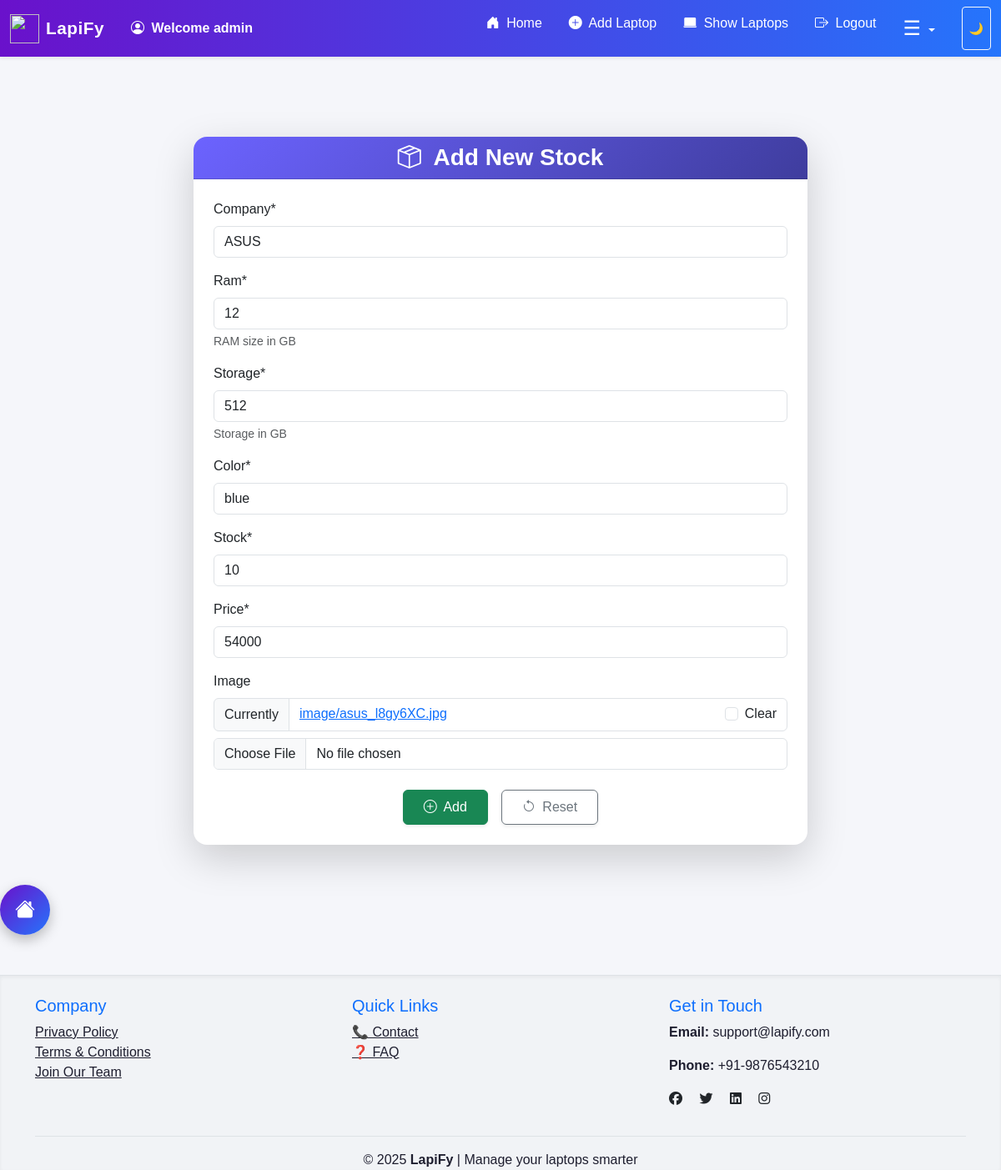
The app's page /update/36/ (signed in), older data.
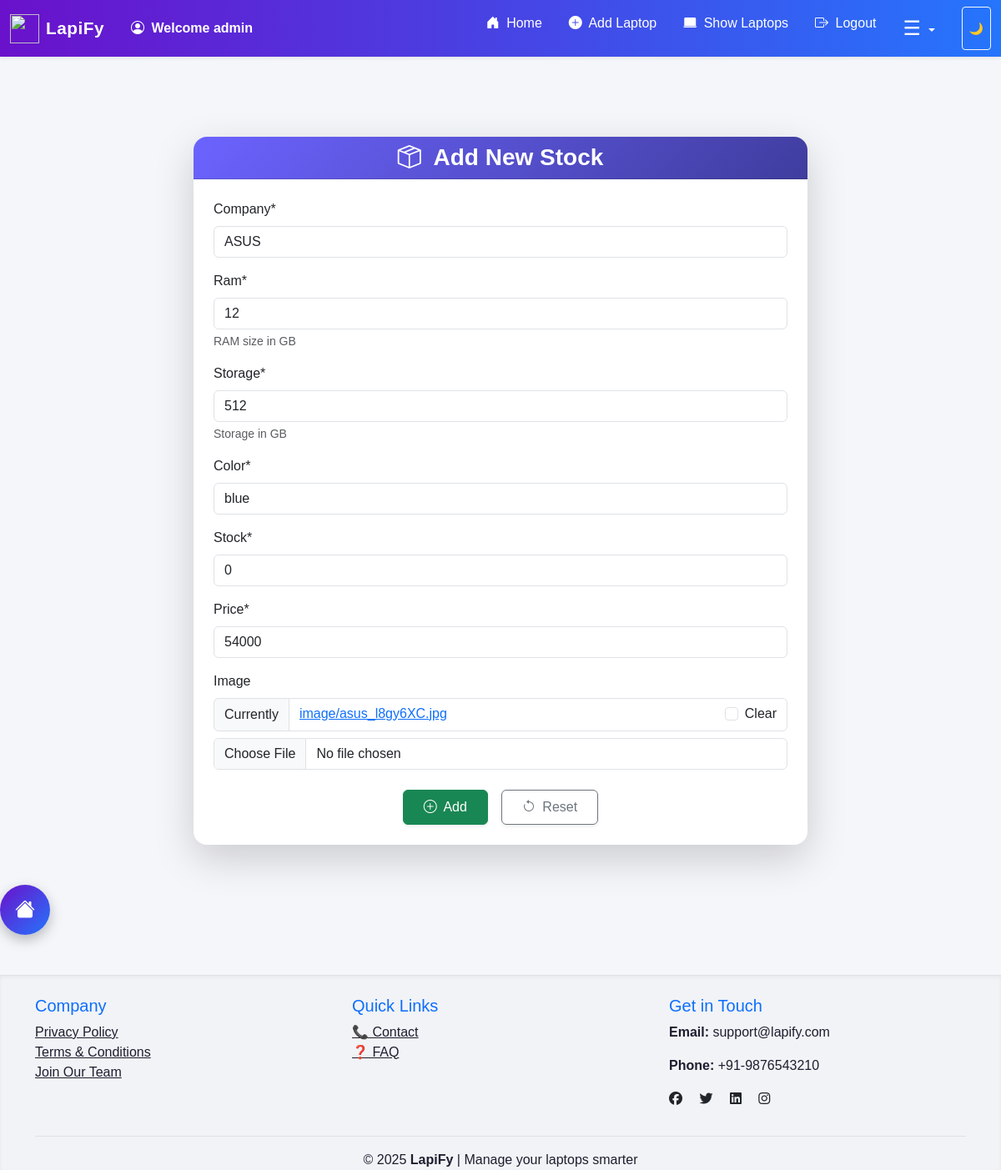
The same page, newer data.
### laptop_app/models.py (models this page shows)
class Laptop(models.Model):
    company = models.CharField(max_length=50)
    ram = models.PositiveIntegerField(help_text="RAM size in GB")
    storage = models.PositiveIntegerField(help_text="Storage in GB")
    color = models.CharField(max_length=20)
    stock = models.IntegerField()
    price = models.IntegerField()
    image = models.ImageField(upload_to='image', null=True, blank=True)

### laptop_app/views.py (the view, shortened to what this page needs)
# urls.py: path("update/<int:id>/",update_view,name='update'),
@login_required
def update_view(request,id):
    laptop=Laptop.objects.get(id=id)
    form=LaptopForm(instance=laptop)
    template_name='laptop_app/add_laptop.html'
    context={'form':form}
    return render(request, template_name, context)

### laptop_app/forms.py
class LaptopForm(forms.ModelForm):
    class Meta:
        model=Laptop
        fields="__all__"

### template/laptop_app/add_laptop.html (shortened to what this page needs)
{% extends 'layout.html' %}
{% load crispy_forms_tags %}
{% block content %}
<div class="container my-5">
  <div class="row justify-content-center">
    <div class="col-md-8">
      <div class="card shadow-lg border-0 rounded-4">
        <div class="card-header text-center text-white rounded-top-4"
             style="background: linear-gradient(135deg, #6c63ff, #3f3d9e);">
          <h3 class="mb-0 fw-bold">
            <i class="bi bi-box-seam me-2"></i> Add New Stock
          </h3>
        </div>
        <div class="card-body p-4">
          <form method="post" enctype="multipart/form-data">
            <div class="mb-3">
              {{ form|crispy }}
            </div>
            <div class="d-flex justify-content-center gap-3 mt-4">
              <button class="btn btn-success px-4 py-2 shadow-sm" type="submit">
                <i class="bi bi-plus-circle me-1"></i> Add
              </button>
              <button class="btn btn-outline-secondary px-4 py-2 shadow-sm" type="reset">
                <i class="bi bi-arrow-counterclockwise me-1"></i> Reset
              </button>
            </div>
          </form>
        </div>
      </div>
    </div>
  </div>
</div>
{% endblock %}

Row changes from the older to the newer data that the page shows:
changed Laptop "ASUS": stock "10" → "0"
